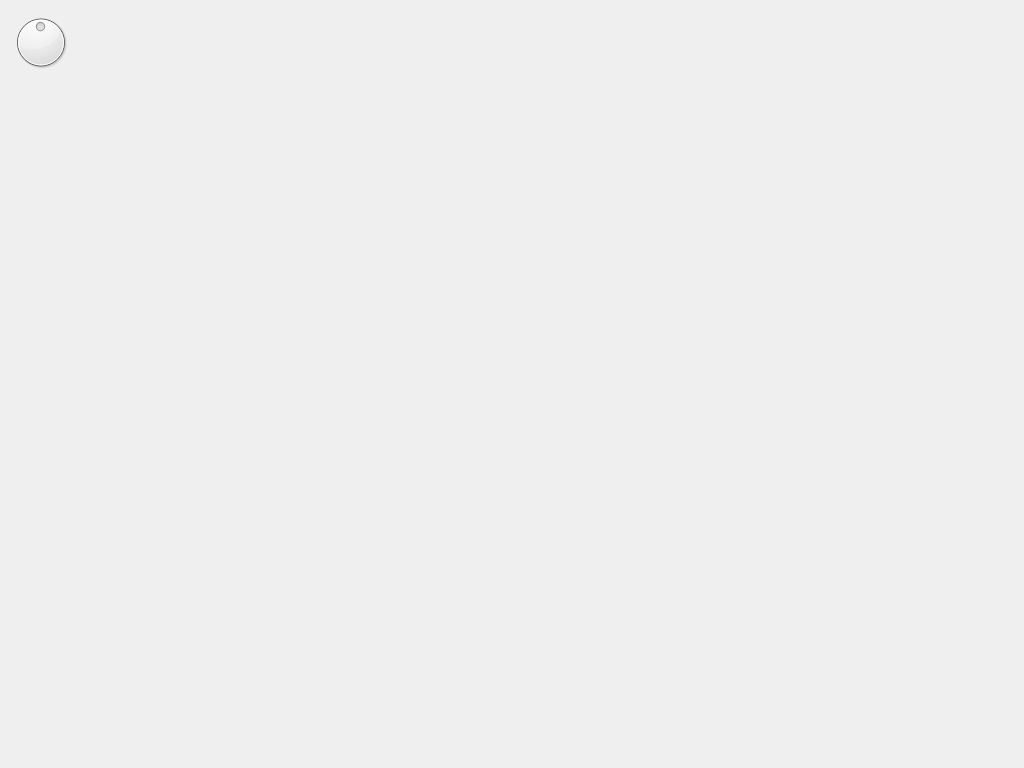
<?xml version="1.0" encoding="UTF-8"?>
<ui version="4.0">
 <class>MapForm</class>
 <widget class="QWidget" name="MapForm">
  <property name="geometry">
   <rect>
    <x>0</x>
    <y>0</y>
    <width>1024</width>
    <height>768</height>
   </rect>
  </property>
  <property name="windowTitle">
   <string>Form</string>
  </property>
  <widget class="QDial" name="dial">
   <property name="geometry">
    <rect>
     <x>10</x>
     <y>10</y>
     <width>61</width>
     <height>64</height>
    </rect>
   </property>
   <property name="cursor">
    <cursorShape>PointingHandCursor</cursorShape>
   </property>
   <property name="contextMenuPolicy">
    <enum>Qt::DefaultContextMenu</enum>
   </property>
   <property name="minimum">
    <number>-18000</number>
   </property>
   <property name="maximum">
    <number>18000</number>
   </property>
   <property name="singleStep">
    <number>1125</number>
   </property>
   <property name="pageStep">
    <number>4500</number>
   </property>
   <property name="invertedAppearance">
    <bool>false</bool>
   </property>
   <property name="wrapping">
    <bool>true</bool>
   </property>
   <property name="notchesVisible">
    <bool>false</bool>
   </property>
  </widget>
 </widget>
 <resources/>
 <connections/>
</ui>
